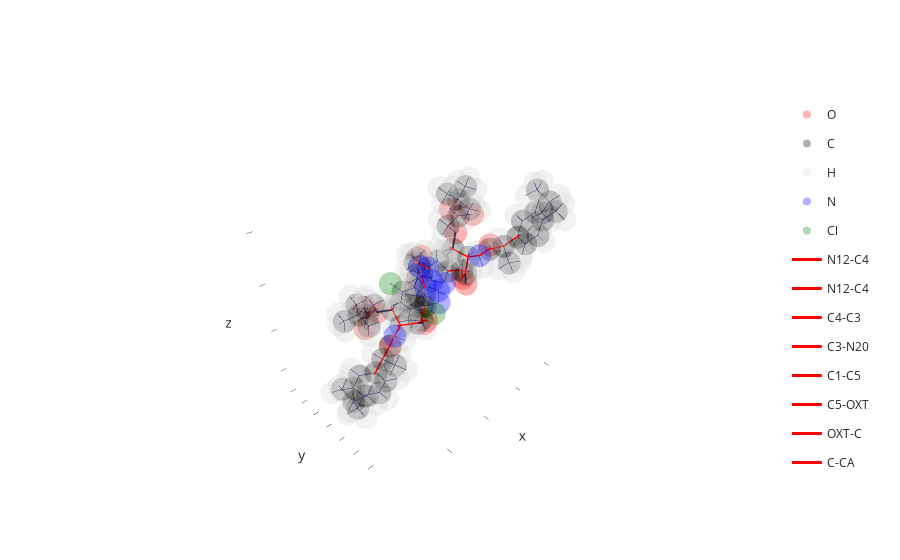

Source (notebook cell):
### Markdown cell above
Now start the main testing code

### Code cell
env = make_environment(s)
v = env.graph.draw()
v.draw_edges(*env.rotatable_edges, color="red", elongate=1.2, linewidth=3)
v.draw_edges(*s.bonds, color="blue", opacity=0.2)
v.show()
